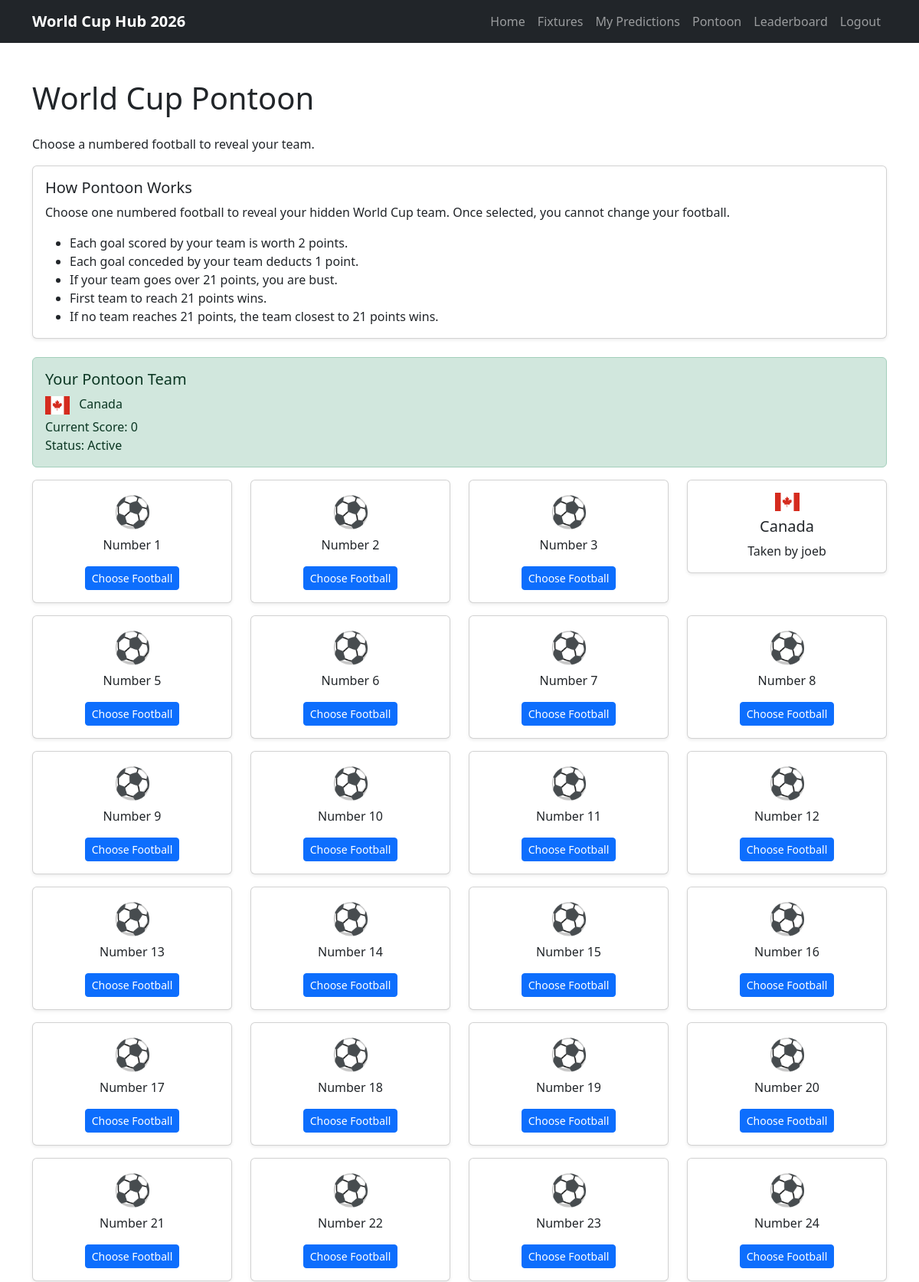
Page /pontoon/ (signed in, upper part) on the committed database.
### pontoon/models.py (models this page shows, shortened)
class PontoonBall(models.Model):
    number = models.PositiveIntegerField(unique=True)
    team = models.OneToOneField(
        Team,
        on_delete=models.SET_NULL,
        null=True,
        blank=True
    )
    selected_by = models.OneToOneField(
        User,
        on_delete=models.SET_NULL,
        null=True,
        blank=True
    )
    score = models.IntegerField(
        default=0
    )
    busted = models.BooleanField(
        default=False
    )

### predictor/models.py (models this page shows)
class Team(models.Model):
    GROUP_CHOICES = [
        ('A', 'Group A'),
        ('B', 'Group B'),
        ('C', 'Group C'),
        ('D', 'Group D'),
        ('E', 'Group E'),
        ('F', 'Group F'),
        ('G', 'Group G'),
        ('H', 'Group H'),
        ('I', 'Group I'),
        ('J', 'Group J'),
        ('K', 'Group K'),
        ('L', 'Group L'),
    ]
    name = models.CharField(max_length=100)
    group = models.CharField(max_length=1, choices=GROUP_CHOICES)
    manager = models.CharField(max_length=100, blank=True, null=True)
    captain = models.CharField(max_length=100, blank=True, null=True)
    best_world_cup_finish = models.CharField(max_length=100, blank=True, null=True)
    best_world_cup_year = models.CharField(max_length=100,blank=True,null=True)
    def __str__(self):
        return self.name

### pontoon/views.py (the view)
# urls.py: path("", views.pontoon_home, name="pontoon_home"),
def pontoon_home(request):
    balls = PontoonBall.objects.all().order_by("number")
    selected_ball = None
    if request.user.is_authenticated:
        selected_ball = PontoonBall.objects.filter(
            selected_by=request.user
        ).first()
    context = {
        "balls": balls,
        "selected_ball": selected_ball,
    }
    return render(request, "pontoon/pontoon_home.html", context)

### pontoon/templates/pontoon/pontoon_home.html (shortened to what this page needs)
{% extends "base.html" %} {% load static %} {% block title %} Pontoon | World Cup Hub 2026 {% endblock %} {% block content %}
<section class="container py-5">
  <h1 class="mb-4">World Cup Pontoon</h1>
  <p>Choose a numbered football to reveal your team.</p>
  <div class="card mb-4 shadow-sm">
    <div class="card-body">
      <h2 class="h5">How Pontoon Works</h2>
      <p>Choose one numbered football to reveal your hidden World Cup team. Once selected, you cannot change your football.</p>
      <ul class="mb-0">
        <li>Each goal scored by your team is worth 2 points.</li>
        <li>Each goal conceded by your team deducts 1 point.</li>
        <li>If your team goes over 21 points, you are bust.</li>
        <li>First team to reach 21 points wins.</li>
        <li>If no team reaches 21 points, the team closest to 21 points wins.</li>
      </ul>
    </div>
  </div>
  {% if selected_ball %}
  <div class="alert alert-success">
    <h2 class="h5">Your Pontoon Team</h2>
    <p class="mb-1">
      <img src="{% static 'images/flags/' %}{{ selected_ball.team.name|slugify }}.svg" alt="{{ selected_ball.team.name }} flag" width="32" class="me-2" />
      {{ selected_ball.team }}
    </p>
    <p class="mb-0">Current Score: {{ selected_ball.score }}</p>
    <p class="mb-0">Status: {% if selected_ball.busted %} Busted {% else %} Active {% endif %}</p>
  </div>
  {% endif %}
  <div class="row">
    {% for ball in balls %}
    <div class="col-6 col-md-3 mb-3">
      <div class="card text-center shadow-sm">
        <div class="card-body">
          {% if ball.selected_by %}
          <h2 class="h5">
            <img src="{% static 'images/flags/' %}{{ ball.team.name|slugify }}.svg" alt="{{ ball.team.name }} flag" width="32" class="mb-2" />
            <br />
            {{ ball.team }}
          </h2>
          <p class="mb-0">Taken by {{ ball.selected_by.username }}</p>
          {% else %}
          <h2 class="display-6">⚽</h2>
          <p>Number {{ ball.number }}</p>
          <a href="{% url 'confirm_ball' ball.id %}" class="btn btn-primary btn-sm"> Choose Football </a>
          {% endif %}
        </div>
      </div>
    </div>
    {% endfor %}
  </div>
</section>
{% endblock %}

### rows in the picture
PontoonBall: team "Canada", score "0", selected_by.username "joeb"
PontoonBall: number "1"
PontoonBall: number "2"
PontoonBall: number "3"
PontoonBall: number "5"
PontoonBall: number "6"
PontoonBall: number "7"
PontoonBall: number "8"
PontoonBall: number "9"
PontoonBall: number "10"
PontoonBall: number "11"
PontoonBall: number "12"
PontoonBall: number "13"
PontoonBall: number "14"
PontoonBall: number "15"
PontoonBall: number "16"
PontoonBall: number "17"
PontoonBall: number "18"
PontoonBall: number "19"
PontoonBall: number "20"
PontoonBall: number "21"
PontoonBall: number "22"
PontoonBall: number "23"
PontoonBall: number "24"
